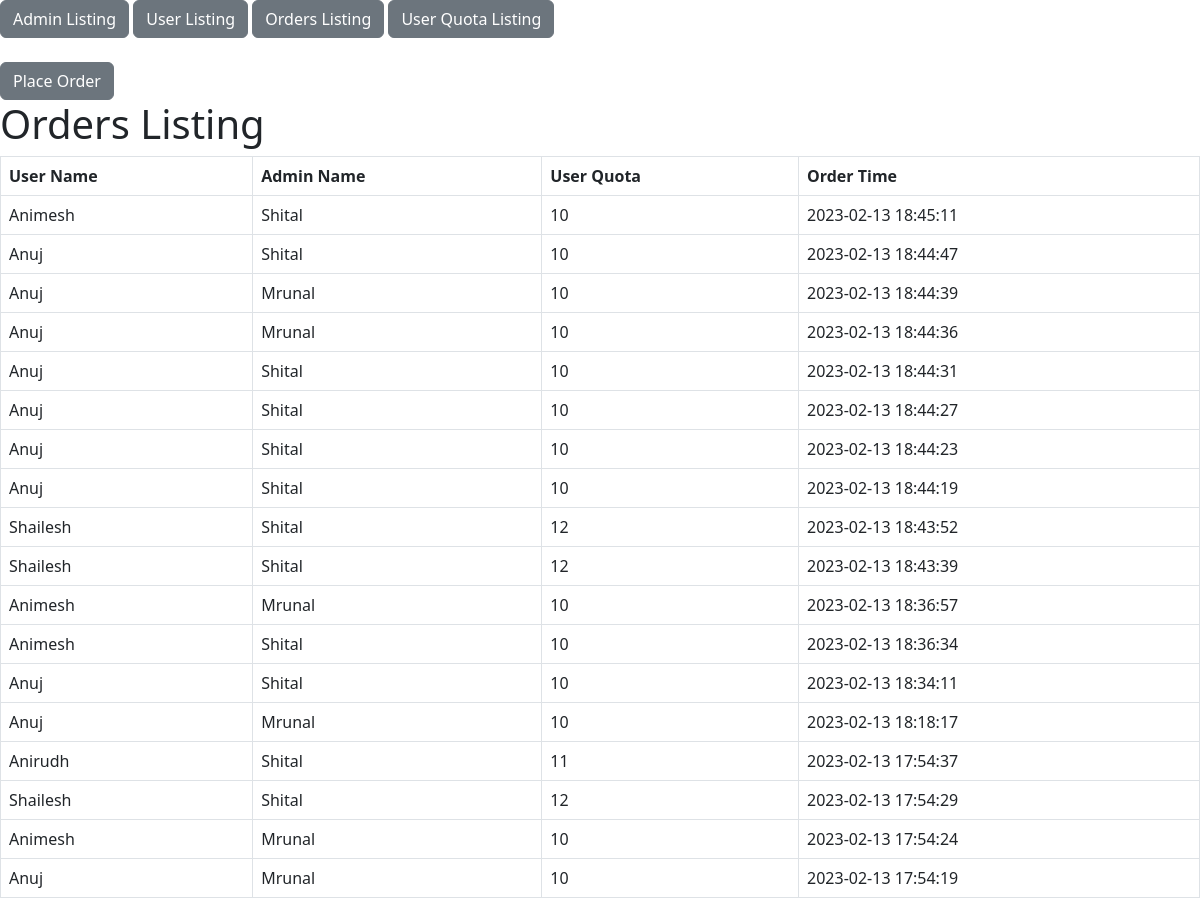
Page /o_detail_listing.php on the committed database.
### tables this page shows
CREATE TABLE `orders` (
  `id` int(11) NOT NULL,
  `a_id` int(11) NOT NULL,
  `u_id` int(11) NOT NULL,
  `order_date` datetime NOT NULL DEFAULT current_timestamp()
);

CREATE TABLE `users` (
  `id` int(11) NOT NULL,
  `name` varchar(100) NOT NULL,
  `quota` int(11) NOT NULL,
  `added_at` datetime NOT NULL DEFAULT current_timestamp()
);

### o_detail_listing.php (the view, shortened to what this page needs)
<?php
require("global_functions.php");
$conn = getConn();
  $sql = "SELECT o.id as o_id, a.name as a_name, a.id as admin_id, u.id as user_id, u.name as u_name, u.quota as u_quota, o.order_date FROM orders as o LEFT JOIN admins as a on a_id=a.id LEFT JOIN users as u on u_id=u.id ORDER BY o.order_date DESC";
  $stmt = $conn->prepare($sql);
  $stmt->execute();
  $records = $stmt->fetchAll();
?>
<html>
<br><br>
    <a class="btn btn-secondary" href = "add_orders.php">Place Order</a>
    <h1>Orders Listing</h1>
    <table class="table table-bordered">
        <thead>
            <th>User Name</th>
            <th>Admin Name</th>
            <th>User Quota</th>
            <th>Order Time</th>
        </thead>
        <?php foreach ($records as $user){ ?>
            <tbody>
                <tr>
                    <td><?php echo $user["u_name"]?></td>
                    <td><?php echo $user["a_name"]?></td>
                    <td><?php echo $user["u_quota"]?></td>
                    <td><?php echo $user["order_date"]?></td>
                </tr>
                <?php } ?>
            </tbody>
        </table>
        </html>

### global_functions.php (shortened to what this page needs)
<link href="https://cdn.jsdelivr.net/npm/bootstrap@5.2.3/dist/css/bootstrap.min.css" rel="stylesheet"
<body>
<a class="btn btn-secondary" href = "a_listing.php">Admin Listing</a>
<a class="btn btn-secondary" href = "u_listing.php">User Listing</a>
    <a class="btn btn-secondary" href = "o_detail_listing.php">Orders Listing</a>
        <a class="btn btn-secondary" href = "o_listing.php">User Quota Listing</a>
</body>

### rows in the picture
orders: users.name "Animesh", admins.name "Shital", users.quota "10", order_date "2023-02-13 18:45:11"
orders: users.name "Anuj", admins.name "Shital", users.quota "10", order_date "2023-02-13 18:44:47"
orders: users.name "Anuj", admins.name "Mrunal", users.quota "10", order_date "2023-02-13 18:44:39"
orders: users.name "Anuj", admins.name "Mrunal", users.quota "10", order_date "2023-02-13 18:44:36"
orders: users.name "Anuj", admins.name "Shital", users.quota "10", order_date "2023-02-13 18:44:31"
orders: users.name "Anuj", admins.name "Shital", users.quota "10", order_date "2023-02-13 18:44:27"
orders: users.name "Anuj", admins.name "Shital", users.quota "10", order_date "2023-02-13 18:44:23"
orders: users.name "Anuj", admins.name "Shital", users.quota "10", order_date "2023-02-13 18:44:19"
orders: users.name "Shailesh", admins.name "Shital", users.quota "12", order_date "2023-02-13 18:43:52"
orders: users.name "Shailesh", admins.name "Shital", users.quota "12", order_date "2023-02-13 18:43:39"
orders: users.name "Animesh", admins.name "Mrunal", users.quota "10", order_date "2023-02-13 18:36:57"
orders: users.name "Animesh", admins.name "Shital", users.quota "10", order_date "2023-02-13 18:36:34"
orders: users.name "Anuj", admins.name "Shital", users.quota "10", order_date "2023-02-13 18:34:11"
orders: users.name "Anuj", admins.name "Mrunal", users.quota "10", order_date "2023-02-13 18:18:17"
orders: users.name "Anirudh", admins.name "Shital", users.quota "11", order_date "2023-02-13 17:54:37"
orders: users.name "Shailesh", admins.name "Shital", users.quota "12", order_date "2023-02-13 17:54:29"
orders: users.name "Animesh", admins.name "Mrunal", users.quota "10", order_date "2023-02-13 17:54:24"
orders: users.name "Anuj", admins.name "Mrunal", users.quota "10", order_date "2023-02-13 17:54:19"
